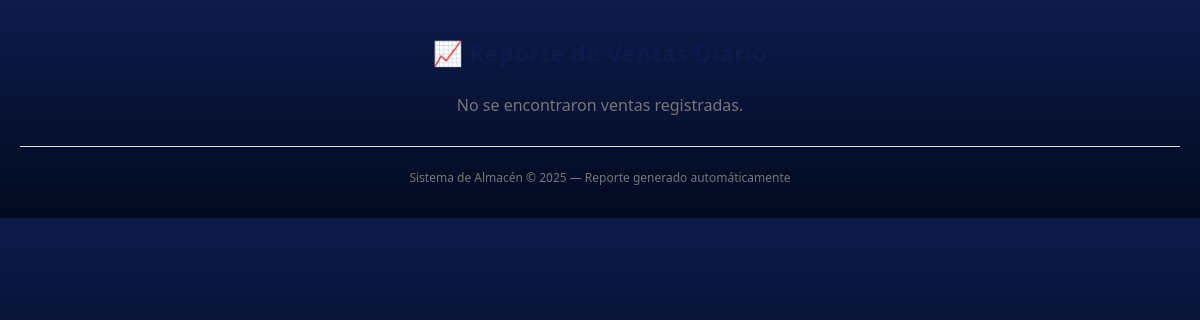
/pages/admin/reporte_datos.php, run on an earlier commit of the app's database.
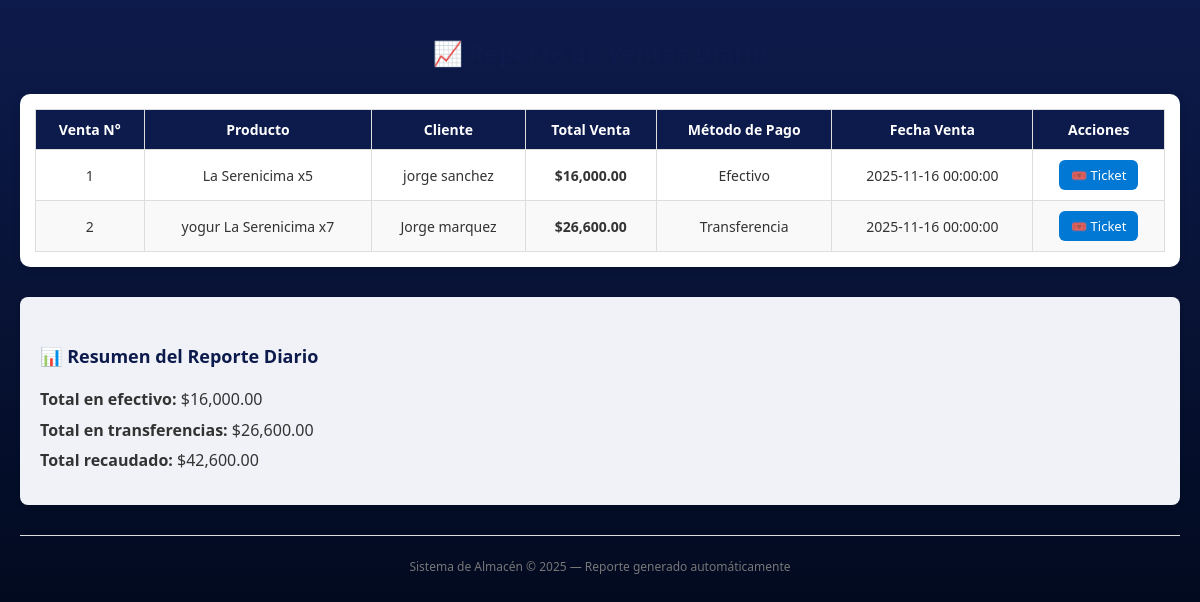
And on a later commit of the database.
### tables this page shows
CREATE TABLE `ventas_productos` (
  `id_venta` int(11) NOT NULL,
  `id_cliente` int(11) DEFAULT NULL,
  `descripcion` varchar(100) DEFAULT NULL,
  `total_venta` decimal(10,2) DEFAULT NULL,
  `fecha_venta` datetime DEFAULT NULL,
  `metodo_pago` varchar(50) DEFAULT NULL
);

### pages/admin/reporte_datos.php (the view, shortened to what this page needs)
<?php
$host = "localhost";
$user = "root";
$password = "";
$dbname = "almacen_jose_daniel";
$conn = new mysqli($host, $user, $password, $dbname);
$filtro = $_GET['filtro'] ?? 'diario';
if ($filtro == 'mensual') {
    $condicion = "MONTH(fecha_venta) = MONTH(CURRENT_DATE()) AND YEAR(fecha_venta) = YEAR(CURRENT_DATE())";
} else {
    $condicion = "DATE(fecha_venta) = CURDATE()";
}
$sql = "SELECT vp.id_venta, vp.descripcion AS producto, concat(cl.nombre, ' ', cl.apellido) AS cliente, vp.total_venta, vp.metodo_pago, vp.fecha_venta
        FROM ventas_productos vp
        INNER JOIN clientes cl ON vp.id_cliente = cl.id_cliente
        WHERE $condicion
        ORDER BY fecha_venta DESC";
$resultado = $conn->query($sql);
?>
<!DOCTYPE html>
<html lang="es">
<head>
</head>
<body>
<h1>📈 Reporte de Ventas <?= ucfirst($filtro) ?></h1>
<?php if ($resultado && $resultado->num_rows > 0): ?>
  <div class="table-wrapper">
    <table>
      <thead>
        <tr>
          <th>Venta N°</th>
          <th>Producto</th>
          <th>Cliente</th>
          <th>Total Venta</th>
          <th>Método de Pago</th>
          <th>Fecha Venta</th>
          <th>Acciones</th>
        </tr>
      </thead>
      <tbody>
      <?php
      $totalEfectivo = 0;
      $totalTransferencia = 0;
      $resultado->data_seek(0);
      while ($fila = $resultado->fetch_assoc()):
          $total = (float)$fila['total_venta'];
          $metodo = strtolower(trim($fila['metodo_pago'] ?? ''));
          if ($metodo === 'efectivo') {
              $totalEfectivo += $total;
          } elseif ($metodo === 'transferencia') {
              $totalTransferencia += $total;
          }
      ?>
        <tr>
          <td><?= htmlspecialchars($fila['id_venta']) ?></td>
          <td><?= htmlspecialchars($fila['producto']) ?></td>
          <td><?= htmlspecialchars($fila['cliente']) ?></td>
          <td><strong>$<?= number_format($total, 2) ?></strong></td>
          <td><?= htmlspecialchars(ucfirst($fila['metodo_pago'])) ?></td>
          <td><?= htmlspecialchars($fila['fecha_venta']) ?></td>
          <td>
              <a href="generar_ticket.php?id_venta=<?= urlencode($fila['id_venta']) ?>" class="btn-ticket">🎟️ Ticket</a>
          </td>
        </tr>
      <?php endwhile; ?>
      </tbody>
    </table>
  </div>
  <div class="resumen">
    <h5>📊 Resumen del Reporte <?= ($filtro == 'mensual') ? 'Mensual' : 'Diario' ?></h5>
    <ul>
      <li><strong>Total en efectivo:</strong> $<?= number_format($totalEfectivo, 2) ?></li>
      <li><strong>Total en transferencias:</strong> $<?= number_format($totalTransferencia, 2) ?></li>
      <li><strong>Total recaudado:</strong> $<?= number_format($totalEfectivo + $totalTransferencia, 2) ?></li>
    </ul>
  </div>
<?php else: ?>
  <p class="text-center text-muted mt-4">No se encontraron ventas registradas.</p>
<?php endif; ?>
<footer>
  <p>Sistema de Almacén © <?= date("Y") ?> — Reporte generado automáticamente</p>
</footer>
</body>
</html>

What changed in the data, as far as the page shows it:
now on this page (row edited): ventas_productos: id_venta "1", descripcion "La Serenicima x5", cliente "jorge sanchez", total_venta "16,000.00", metodo_pago "Efectivo", fecha_venta "2025-11-16 00:00:00"
added ventas_productos: id_venta "2", descripcion "yogur La Serenicima x7", cliente "Jorge marquez", total_venta "26,600.00", metodo_pago "Transferencia", fecha_venta "2025-11-16 00:00:00"
Also different on the page:
$totalEfectivo: (not shown) → "16,000.00"
$totalTransferencia: (not shown) → "26,600.00"
$totalEfectivo + $totalTransferencia: (not shown) → "42,600.00"
text no longer shown: "No se encontraron ventas registradas."
text now shown: "Venta N° Producto Cliente Total Venta Método de Pago Fecha Venta Acciones 📊 Resumen del Reporte Diario Total en efectivo: $ Total en transferencias: $ Total recaudado: $"
